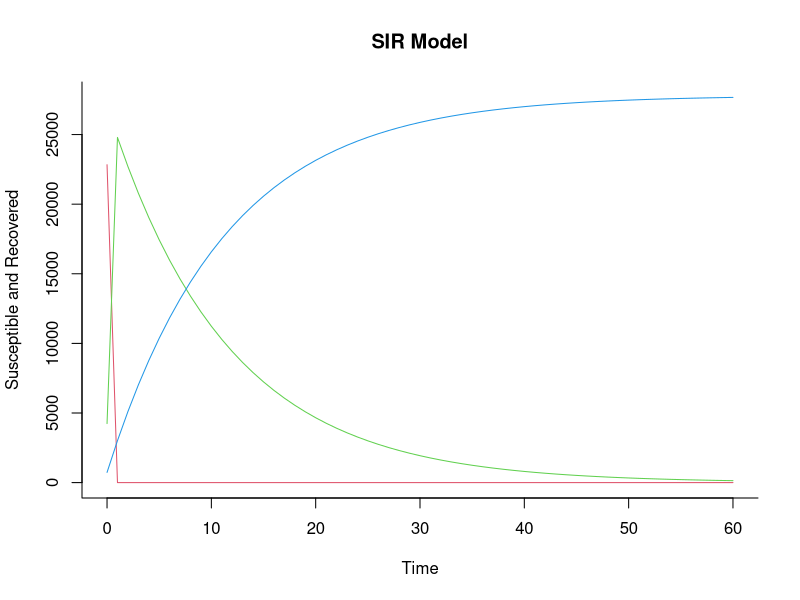

Source code (R):
library(deSolve)
#SIR Function
SIR<- function(time,state,parameters){
  with(as.list(c(state,parameters)),{
    dS<- -beta * S * I
    dI<- beta * S * I - gamma * I
    dR<- gamma*I
    return(list(c(dS,dI,dR)))
  })
}
#Set Parameters
init<- c(S=22834,I=4241,R=732)
parameters<-c(beta=0.1354,gamma=0.088)
times<-0:60
#Solve using ODE
out<-ode(y=init,times=times,func=SIR,parms=parameters)
#change to data frame
out<-as.data.frame(out)
#delete time variable
out$time<-NULL
#Show data
head(out,10)
#plot
matplot(x=times,y=out,type="l",
        xlab='Time', ylab='Susceptible and Recovered', main='SIR Model',
        lwd=1, lty=1, bty='l',col=2:4)
